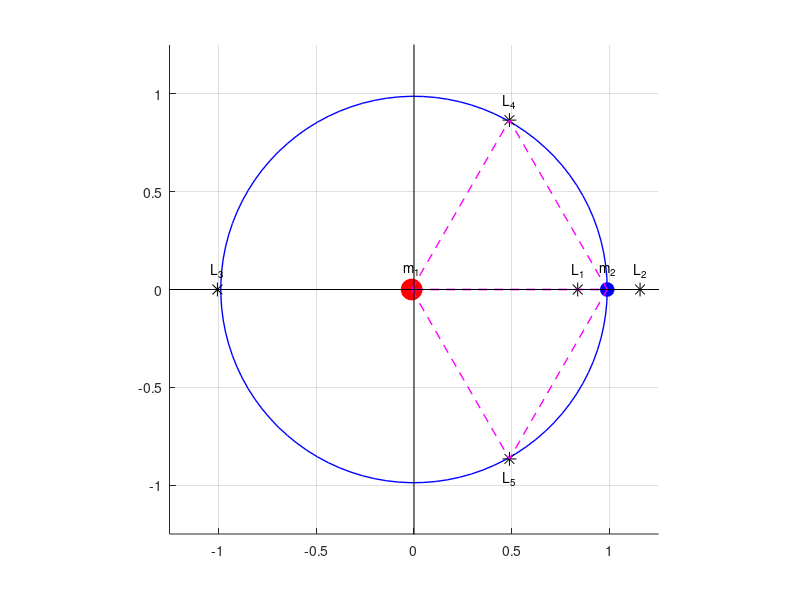

Source code (MATLAB):
clc; clear; close all;
m1 = 5.972*10^24;
m2 = 7.34767309*10^22;

mu = m2/(m1+m2); % Mass 
r = 1;     % distance between primaries 
%mu=0.1; %basic case

% Positions of primaries
x1 = -mu*r;    % Earth
x2 = (1-mu)*r; % Moon

% Distances from origin 
r1 = abs(x1);
r2 = abs(x2);

% Libration points
options = optimset('TolX',1e-12);

% Euler
L1 = fzero(@(x) x - (1-mu)*(x+mu)/abs(x+mu)^3 - mu*(x-1+mu)/abs(x-1+mu)^3, [x1+0.01 x2-0.01], options);
L2 = fzero(@(x) x - (1-mu)*(x+mu)/abs(x+mu)^3 - mu*(x-1+mu)/abs(x-1+mu)^3, [x2+0.01 x2+0.5], options);
L3 = fzero(@(x) x - (1-mu)*(x+mu)/abs(x+mu)^3 - mu*(x-1+mu)/abs(x-1+mu)^3, [-1.5 x1-0.01], options);

% Lagrange
L4x = (1-2*mu)*r/2;
L4y = sqrt(3)*r/2;
L5x = L4x;
L5y = -L4y;


figure;
hold on;
axis equal;
grid on;
xlim([-1.25 1.25]);
ylim([-1.25 1.25]);

% Circles rad is distance to primary
theta = linspace(0, 2*pi, 100);
plot(r1*cos(theta), r1*sin(theta), 'r-', 'LineWidth', 1); 
plot(r2*cos(theta), r2*sin(theta), 'b-', 'LineWidth', 1); 

% Plot Primaries
plot(x1, 0, 'ro', 'MarkerSize', 15, 'MarkerFaceColor', 'r'); % m1
plot(x2, 0, 'bo', 'MarkerSize', 10*(1-mu), 'MarkerFaceColor', 'b'); % m2

% Plot Lagrange points
plot(L1, 0, 'k*', 'MarkerSize', 10); % L1
plot(L2, 0, 'k*', 'MarkerSize', 10); % L2
plot(L3, 0, 'k*', 'MarkerSize', 10); % L3
plot(L4x, L4y, 'k*', 'MarkerSize', 10); % L4
plot(L5x, L5y, 'k*', 'MarkerSize', 10); % L5

% Plot triangle Lagrange pts
plot([x1, L4x, x2, x1], [0, L4y, 0, 0], 'm--', 'LineWidth', 1); % Triangle to L4
plot([x1, L5x, x2, x1], [0, L5y, 0, 0], 'm--', 'LineWidth', 1); % Triangle to L5

% Plot axes
plot([-1.5 1.5], [0 0], 'k-', 'LineWidth', 0.5); % x-axis
plot([0 0], [-1.5 1.5], 'k-', 'LineWidth', 0.5); % y-axis

% Labels
text(x1, 0.1, 'm_1', 'HorizontalAlignment', 'center');
text(x2, 0.1, 'm_2', 'HorizontalAlignment', 'center');
text(L1, 0.1, 'L_1', 'HorizontalAlignment', 'center');
text(L2, 0.1, 'L_2', 'HorizontalAlignment', 'center');
text(L3, 0.1, 'L_3', 'HorizontalAlignment', 'center');
text(L4x, L4y+0.1, 'L_4', 'HorizontalAlignment', 'center');
text(L5x, L5y-0.1, 'L_5', 'HorizontalAlignment', 'center');